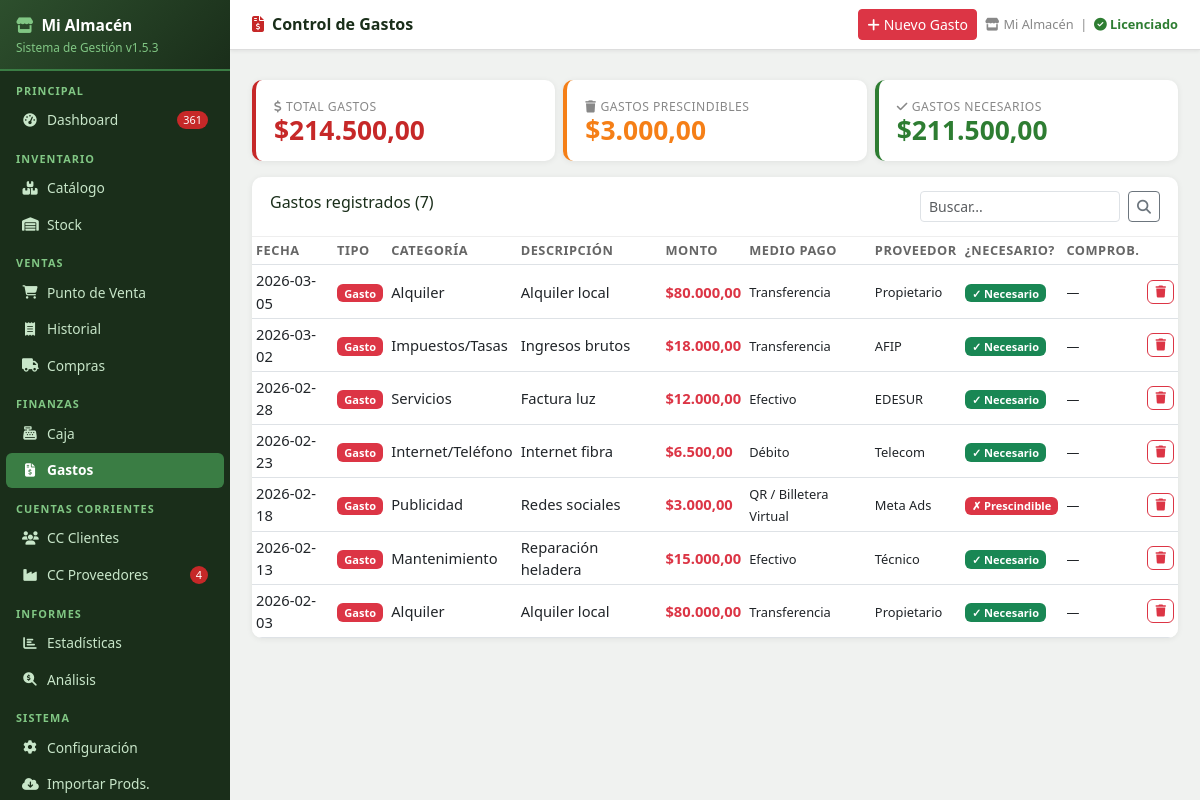
The app's page /gastos (signed in) with its own data.
### tables this page shows
CREATE TABLE config (
            clave TEXT PRIMARY KEY,
            valor TEXT
        );

CREATE TABLE gastos (
            id INTEGER PRIMARY KEY AUTOINCREMENT,
            fecha TEXT,
            tipo TEXT DEFAULT 'Gasto',
            categoria TEXT DEFAULT '',
            descripcion TEXT DEFAULT '',
            monto REAL DEFAULT 0,
            iva_incluido INTEGER DEFAULT 1,
            medio_pago TEXT DEFAULT 'Efectivo',
            proveedor TEXT DEFAULT '',
            necesario TEXT DEFAULT 'SI (necesario)',
            comprobante TEXT DEFAULT '',
            observaciones TEXT DEFAULT ''
        );

### app.py (the view)
@app.route('/gastos')
@login_required
def gastos():
    search = request.args.get('q', '')
    rows = db.get_gastos(search=search)
    cats = ['Alquiler','Servicios','Internet/Teléfono','Sueldos','Impuestos/Tasas',
            'Mantenimiento','Transporte/Flete','Publicidad','Seguros','Descartables/Insumos','Otros']
    medios = ['Efectivo','Débito','Crédito','Transferencia','QR / Billetera Virtual']
    total_gasto = sum(r['monto'] for r in rows if r['tipo']=='Gasto')
    total_prescind = sum(r['monto'] for r in rows if r['tipo']=='Gasto' and r['necesario']=='NO (prescindible)')
    return render_template('gastos.html', gastos=rows, search=search, cats=cats, medios=medios,
                           total_gasto=total_gasto, total_prescind=total_prescind)

### app.py (called while the page is built)
def login_required(f):
    @wraps(f)
    def decorated(*args, **kwargs):
        if 'user' not in session:
            flash('⚠ Debés iniciar sesión para acceder.', 'warning')
            return redirect(url_for('login', next=request.path))
        return f(*args, **kwargs)
    return decorated

@app.before_request
def before():
    global _scheduler_started
    db.init_db()
    if not _scheduler_started:
        _scheduler_started = True
        iniciar_backup_scheduler()
    public = {'/login', '/static'}
    if any(request.path.startswith(p) for p in public):
        return
    if 'user' in session:
        try:
            inv_at = db.get_config().get('sessions_invalidated_at', '')
            login_at = session.get('login_date', '')
            if inv_at and login_at and login_at < inv_at:
                session.clear()
        except Exception:
            pass
    if 'user' not in session and request.endpoint not in ('login', 'apagar_rapido', 'static', None):
        return redirect(url_for('login', next=request.path))

def fmt_ars(v):
    try:
        return f"${float(v):,.2f}".replace(',','X').replace('.',',').replace('X','.')
    except:
        return "$0,00"

### database.py (called while the page is built, shortened)
def get_conn():
    conn = sqlite3.connect(DB_PATH)
    conn.row_factory = sqlite3.Row
    conn.execute("PRAGMA foreign_keys = ON")
    return conn

def q(sql, params=(), fetchall=True, fetchone=False, commit=False):
    conn = get_conn()
    try:
        c = conn.cursor()
        c.execute(sql, params)
        if commit:
            conn.commit()
            return c.lastrowid
        if fetchone:
            return c.fetchone()
        if fetchall:
            return c.fetchall()
    finally:
        conn.close()

def init_db():
    global _db_initialized
    if _db_initialized:
        return

def get_config():
    rows = q("SELECT clave, valor FROM config")
    return {r['clave']: r['valor'] for r in rows}

def get_gastos(search='', limit=500):
    sql = "SELECT * FROM gastos WHERE 1=1"
    params = []
    if search:
        sql += " AND (descripcion LIKE ? OR categoria LIKE ? OR proveedor LIKE ?)"
        params += [f'%{search}%'] * 3
    sql += " ORDER BY fecha DESC LIMIT ?"
    params.append(limit)
    return q(sql, params)

def get_demo_status() -> dict:
    cfg = get_config()
    demo = cfg.get('demo_mode', '1') == '1'
    if not demo:
        return {'demo': False, 'dias_restantes': 0, 'vencido': False,
                'aviso_proximo': False, 'install_date': '', 'dias_usados': 0}

### templates/gastos.html (shortened to what this page needs)
{% extends 'base.html' %}
{% block page_title %}<i class="fas fa-file-invoice-dollar me-2" style="color:#c62828"></i>Control de Gastos{% endblock %}
{% block topbar_actions %}
<button class="btn btn-danger btn-sm" data-bs-toggle="modal" data-bs-target="#gastoModal">
  <i class="fas fa-plus me-1"></i>Nuevo Gasto
</button>
{% endblock %}
{% block content %}
<div class="row g-2 mb-3">
  <div class="col-md-4">
    <div class="kpi-card red">
      <div class="kpi-lbl"><i class="fas fa-dollar-sign me-1"></i>Total Gastos</div>
      <div class="kpi-val">{{ fmt_ars(total_gasto) }}</div>
    </div>
  </div>
  <div class="col-md-4">
    <div class="kpi-card orange">
      <div class="kpi-lbl"><i class="fas fa-trash me-1"></i>Gastos Prescindibles</div>
      <div class="kpi-val">{{ fmt_ars(total_prescind) }}</div>
    </div>
  </div>
  <div class="col-md-4">
    <div class="kpi-card" style="border-color:#2e7d32">
      <div class="kpi-lbl"><i class="fas fa-check me-1"></i>Gastos Necesarios</div>
      <div class="kpi-val" style="color:#2e7d32">{{ fmt_ars(total_gasto - total_prescind) }}</div>
    </div>
  </div>
</div>
<div class="table-card">
  <div class="tc-header">
    <h6>Gastos registrados ({{ gastos|length }})</h6>
    <form class="ms-auto d-flex gap-2" method="get">
      <input type="text" name="q" value="{{ search }}" class="form-control form-control-sm" placeholder="Buscar..." style="width:200px">
      <button class="btn btn-sm btn-outline-secondary"><i class="fas fa-search"></i></button>
    </form>
  </div>
  <div class="table-responsive">
    <table class="table table-sm mb-0">
      <thead>
        <tr><th>Fecha</th><th>Tipo</th><th>Categoría</th><th>Descripción</th>
        <th>Monto</th><th>Medio Pago</th><th>Proveedor</th><th>¿Necesario?</th><th>Comprob.</th><th></th></tr>
      </thead>
      <tbody>
      {% for g in gastos %}
        <tr>
          <td>{{ g.fecha }}</td>
          <td><span class="badge {% if g.tipo=='Gasto' %}bg-danger{% else %}bg-success{% endif %}">{{ g.tipo }}</span></td>
          <td>{{ g.categoria }}</td>
          <td>{{ g.descripcion }}</td>
          <td class="fw-bold {% if g.tipo=='Gasto' %}text-danger{% else %}text-success{% endif %}">
            {{ fmt_ars(g.monto) }}
          </td>
          <td><small>{{ g.medio_pago }}</small></td>
          <td><small>{{ g.proveedor or '—' }}</small></td>
          <td>
            {% if g.necesario=='SI (necesario)' %}<span class="badge bg-success">✓ Necesario</span>
            {% elif g.necesario=='NO (prescindible)' %}<span class="badge bg-danger">✗ Prescindible</span>
            {% else %}<span class="badge bg-warning text-dark">? Revisar</span>{% endif %}
          </td>
          <td><small>{{ g.comprobante or '—' }}</small></td>
          <td>
            <form method="post" action="/gastos/{{ g.id }}/eliminar" class="d-inline"
              onsubmit="return confirm('¿Eliminar este gasto?')">
              <button class="btn btn-xs btn-outline-danger" style="font-size:.75rem;padding:2px 7px"><i class="fas fa-trash"></i></button>
            </form>
          </td>
        </tr>
      {% else %}
        <tr><td colspan="10" class="empty-state"><i class="fas fa-receipt"></i><br>Sin gastos registrados</td></tr>
      {% endfor %}
      </tbody>
    </table>
  </div>
</div>
{% endblock %}

### templates/base.html (shortened to what this page needs)
<!DOCTYPE html>
<html lang="es">
<head>
<link href="https://cdn.jsdelivr.net/npm/bootstrap@5.3.0/dist/css/bootstrap.min.css" rel="stylesheet">
<link href="https://cdnjs.cloudflare.com/ajax/libs/font-awesome/6.4.0/css/all.min.css" rel="stylesheet">
</head>
<body>
<div id="sidebar">
  <div class="logo">
    <h5><i class="fas fa-store me-2" style="color:#81c784"></i>{{ cfg_nombre or 'Mi Almacén' }}</h5>
    <small>Sistema de Gestión v{{ app_version }}</small>
  </div>
  <div class="nav-label">Principal</div>
  <a href="/" class="nav-link {% if request.path == '/' %}active{% endif %}">
    <i class="fas fa-tachometer-alt"></i> Dashboard
    {% if alertas_sidebar and (alertas_sidebar.sin_stock + alertas_sidebar.critico) > 0 %}
      <span class="badge-alert">{{ alertas_sidebar.sin_stock + alertas_sidebar.critico }}</span>
    {% endif %}
  </a>
  <div class="nav-label">Inventario</div>
  <a href="/productos" class="nav-link {% if '/productos' in request.path and '/importar' not in request.path %}active{% endif %}">
    <i class="fas fa-boxes"></i> Catálogo
  </a>
  <a href="/stock" class="nav-link {% if '/stock' in request.path %}active{% endif %}">
    <i class="fas fa-warehouse"></i> Stock
  </a>
  <div class="nav-label">Ventas</div>
  <a href="/punto_venta" class="nav-link {% if '/punto_venta' in request.path %}active{% endif %}">
    <i class="fas fa-shopping-cart"></i> Punto de Venta
  </a>
  <a href="/historial" class="nav-link {% if '/historial' in request.path %}active{% endif %}">
    <i class="fas fa-receipt"></i> Historial
  </a>
  <a href="/compras" class="nav-link {% if '/compras' in request.path %}active{% endif %}">
    <i class="fas fa-truck"></i> Compras
  </a>
  <div class="nav-label">Finanzas</div>
  <a href="/caja" class="nav-link {% if '/caja' in request.path %}active{% endif %}">
    <i class="fas fa-cash-register"></i> Caja
  </a>
  <a href="/gastos" class="nav-link {% if '/gastos' in request.path %}active{% endif %}">
    <i class="fas fa-file-invoice-dollar"></i> Gastos
  </a>
  <div class="nav-label">Cuentas Corrientes</div>
  <a href="/cc_clientes" class="nav-link {% if '/cc_clientes' in request.path %}active{% endif %}">
    <i class="fas fa-users"></i> CC Clientes
  </a>
  <a href="/cc_proveedores" class="nav-link {% if '/cc_proveedores' in request.path %}active{% endif %}">
    <i class="fas fa-industry"></i> CC Proveedores
    {% if alertas_sidebar and alertas_sidebar.facturas_por_vencer > 0 %}
      <span class="badge-alert">{{ alertas_sidebar.facturas_por_vencer }}</span>
    {% endif %}
  </a>
  <div class="nav-label">Informes</div>
  <a href="/estadisticas" class="nav-link {% if '/estadisticas' in request.path %}active{% endif %}">
    <i class="fas fa-chart-bar"></i> Estadísticas
  </a>
  <a href="/analisis" class="nav-link {% if '/analisis' in request.path %}active{% endif %}">
    <i class="fas fa-search-dollar"></i> Análisis
  </a>
  <div class="nav-label">Sistema</div>
  <a href="/config" class="nav-link {% if request.path == '/config' %}active{% endif %}">
    <i class="fas fa-cog"></i> Configuración
  </a>
  <a href="/productos/importar" class="nav-link {% if '/importar' in request.path %}active{% endif %}">
    <i class="fas fa-cloud-download-alt"></i> Importar Prods.
  </a>
</div>
<div id="main">
  <div class="topbar">
    <h4>{% block page_title %}Dashboard{% endblock %}</h4>
    <div class="tb-actions">
      {% block topbar_actions %}{% endblock %}
      <span class="meta">
        <i class="fas fa-store me-1"></i>{{ cfg_nombre or 'Mi Almacén' }}
        &nbsp;|&nbsp;
        {% if demo_status and demo_status.demo and not demo_status.vencido %}
          <span style="color:#e65100;font-weight:600;">DEMO {{ demo_status.dias_restantes }}d</span>
        {% elif demo_status and not demo_status.demo %}
          <span style="color:#2e7d32;font-weight:600;"><i class="fas fa-check-circle"></i> Licenciado</span>
        {% endif %}
      </span>
    </div>
  </div>
  <div class="px-3 pt-2">
  </div>
  <div class="content">
    {% block content %}{% endblock %}
  </div>
</div>
</body>
</html>

### records on screen
config: valor "Mi Almacén"
gastos: fecha "2026-03-05", tipo "Gasto", categoria "Alquiler", descripcion "Alquiler local", monto "$80.000,00", medio_pago "Transferencia", proveedor "Propietario", necesario "✓ Necesario", comprobante "—"
gastos: fecha "2026-03-02", tipo "Gasto", categoria "Impuestos/Tasas", descripcion "Ingresos brutos", monto "$18.000,00", medio_pago "Transferencia", proveedor "AFIP", necesario "✓ Necesario", comprobante "—"
gastos: fecha "2026-02-28", tipo "Gasto", categoria "Servicios", descripcion "Factura luz", monto "$12.000,00", medio_pago "Efectivo", proveedor "EDESUR", necesario "✓ Necesario", comprobante "—"
gastos: fecha "2026-02-23", tipo "Gasto", categoria "Internet/Teléfono", descripcion "Internet fibra", monto "$6.500,00", medio_pago "Débito", proveedor "Telecom", necesario "✓ Necesario", comprobante "—"
gastos: fecha "2026-02-18", tipo "Gasto", categoria "Publicidad", descripcion "Redes sociales", monto "$3.000,00", medio_pago "QR / Billetera Virtual", proveedor "Meta Ads", shows "✗ Prescindible", comprobante "—"
gastos: fecha "2026-02-13", tipo "Gasto", categoria "Mantenimiento", descripcion "Reparación heladera", monto "$15.000,00", medio_pago "Efectivo", proveedor "Técnico", necesario "✓ Necesario", comprobante "—"
gastos: fecha "2026-02-03", tipo "Gasto", categoria "Alquiler", descripcion "Alquiler local", monto "$80.000,00", medio_pago "Transferencia", proveedor "Propietario", necesario "✓ Necesario", comprobante "—"

### other values on screen
{{ app_version }} "1.5.3"
{{ alertas_sidebar.sin_stock + alertas_sidebar.critico }} "361"
{{ alertas_sidebar.facturas_por_vencer }} "4"
{{ fmt_ars(total_gasto) }} "$214.500,00"
{{ fmt_ars(total_prescind) }} "$3.000,00"
{{ fmt_ars(total_gasto - total_prescind) }} "$211.500,00"
{{ gastos|length }} "7"
